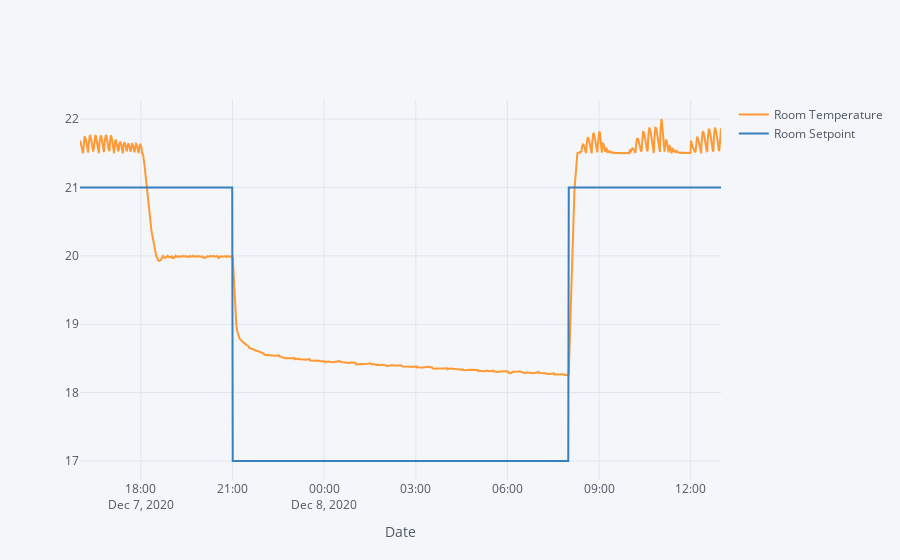

Notebook source saved alongside this figure:
### Markdown cell above
## 1.2 Plot the Room Temperature and Room Setpoint

### Code cell
no_model.loc[ : , ['Room Temperature', 'Room Setpoint']].iplot(width = 2, xTitle = 'Date')

### Figure 1 — Plotly figure (JSON) as saved in the notebook; plotly's stock layout.template omitted (floating-point values rounded to 4 significant figures; data arrays with more than 128 entries replaced by an {"elided": "..."} marker saying what was removed)
{"data": [{"line": {"color": "rgba(255, 153, 51, 1.0)", "dash": "solid", "shape": "linear", "width": 2}, "mode": "lines", "name": "Room Temperature", "text": "", "type": "scatter", "x": {"elided": "1203 str values"}, "y": {"elided": "1203 float values"}}, {"line": {"color": "rgba(55, 128, 191, 1.0)", "dash": "solid", "shape": "linear", "width": 2}, "mode": "lines", "name": "Room Setpoint", "text": "", "type": "scatter", "x": {"elided": "1203 str values"}, "y": {"elided": "1203 int values"}}], "layout": {"legend": {"bgcolor": "#F5F6F9", "font": {"color": "#4D5663"}}, "paper_bgcolor": "#F5F6F9", "plot_bgcolor": "#F5F6F9", "title": {"font": {"color": "#4D5663"}}, "xaxis": {"gridcolor": "#E1E5ED", "showgrid": true, "tickfont": {"color": "#4D5663"}, "title": {"font": {"color": "#4D5663"}, "text": "Date"}, "zerolinecolor": "#E1E5ED"}, "yaxis": {"gridcolor": "#E1E5ED", "showgrid": true, "tickfont": {"color": "#4D5663"}, "title": {"font": {"color": "#4D5663"}, "text": ""}, "zerolinecolor": "#E1E5ED"}}}
